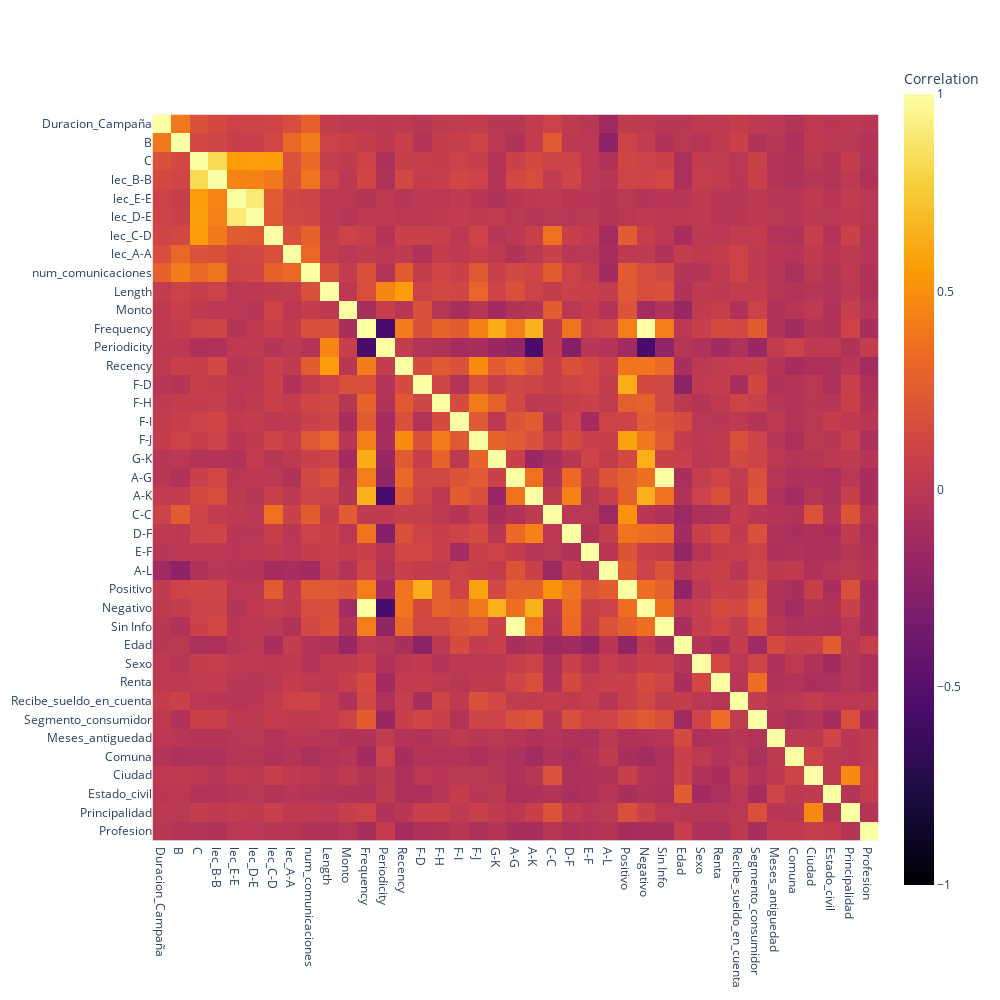

The notebook cell saved with this chart:
### Code cell
# Corr
correlations = X_train.corr()

fig=px.imshow(correlations,
          labels=dict(x="", y="", color="Correlation"),
          x=X_train.columns,
          y=X_train.columns,
          zmin=-1,
          zmax=1,
          color_continuous_scale="Inferno")

fig.layout.height = 1000
fig.layout.width = 1000

fig.show()

### Figure 1 — Plotly figure (JSON) as saved in the notebook; plotly's stock layout.template omitted (floating-point values rounded to 4 significant figures; data arrays with more than 128 entries replaced by an {"elided": "..."} marker saying what was removed)
{"data": [{"coloraxis": "coloraxis", "hovertemplate": "x: %{x}<br>y: %{y}<br>Correlation: %{z}<extra></extra>", "name": "0", "type": "heatmap", "x": ["Duracion_Campaña", "B", "C", "lec_B-B", "lec_E-E", "lec_D-E", "lec_C-D", "lec_A-A", "num_comunicaciones", "Length", "Monto", "Frequency", "Periodicity", "Recency", "F-D", "F-H", "F-I", "F-J", "G-K", "A-G", "A-K", "C-C", "D-F", "E-F", "A-L", "Positivo", "Negativo", "Sin Info", "Edad", "Sexo", "Renta", "Recibe_sueldo_en_cuenta", "Segmento_consumidor", "Meses_antiguedad", "Comuna", "Ciudad", "Estado_civil", "Principalidad", "Profesion"], "xaxis": "x", "y": ["Duracion_Campaña", "B", "C", "lec_B-B", "lec_E-E", "lec_D-E", "lec_C-D", "lec_A-A", "num_comunicaciones", "Length", "Monto", "Frequency", "Periodicity", "Recency", "F-D", "F-H", "F-I", "F-J", "G-K", "A-G", "A-K", "C-C", "D-F", "E-F", "A-L", "Positivo", "Negativo", "Sin Info", "Edad", "Sexo", "Renta", "Recibe_sueldo_en_cuenta", "Segmento_consumidor", "Meses_antiguedad", "Comuna", "Ciudad", "Estado_civil", "Principalidad", "Profesion"], "yaxis": "y", "z": {"elided": "39x39 float values"}}], "layout": {"coloraxis": {"cmax": 1, "cmin": -1, "colorbar": {"title": {"text": "Correlation"}}, "colorscale": [[0, "#000004"], [0.1111, "#1b0c41"], [0.2222, "#4a0c6b"], [0.3333, "#781c6d"], [0.4444, "#a52c60"], [0.5556, "#cf4446"], [0.6667, "#ed6925"], [0.7778, "#fb9b06"], [0.8889, "#f7d13d"], [1, "#fcffa4"]]}, "height": 1000, "margin": {"t": 60}, "width": 1000, "xaxis": {"anchor": "y", "constrain": "domain", "domain": [0, 1], "scaleanchor": "y"}, "yaxis": {"anchor": "x", "autorange": "reversed", "constrain": "domain", "domain": [0, 1]}}}
